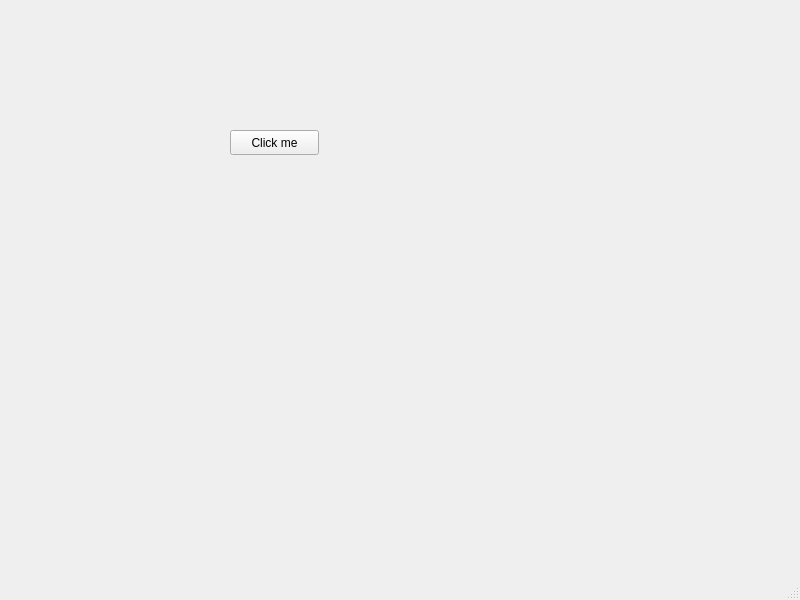
<?xml version="1.0" encoding="UTF-8"?>
<ui version="4.0">
 <class>MainWindow</class>
 <widget class="QMainWindow" name="MainWindow">
  <property name="geometry">
   <rect>
    <x>0</x>
    <y>0</y>
    <width>800</width>
    <height>600</height>
   </rect>
  </property>
  <property name="windowTitle">
   <string>MainWindow</string>
  </property>
  <widget class="QWidget" name="centralwidget">
   <widget class="QPushButton" name="pushButton">
    <property name="geometry">
     <rect>
      <x>230</x>
      <y>130</y>
      <width>89</width>
      <height>25</height>
     </rect>
    </property>
    <property name="text">
     <string>Click me</string>
    </property>
   </widget>
  </widget>
  <widget class="QMenuBar" name="menubar">
   <property name="geometry">
    <rect>
     <x>0</x>
     <y>0</y>
     <width>800</width>
     <height>22</height>
    </rect>
   </property>
  </widget>
  <widget class="QStatusBar" name="statusbar"/>
 </widget>
 <resources/>
 <connections/>
</ui>
